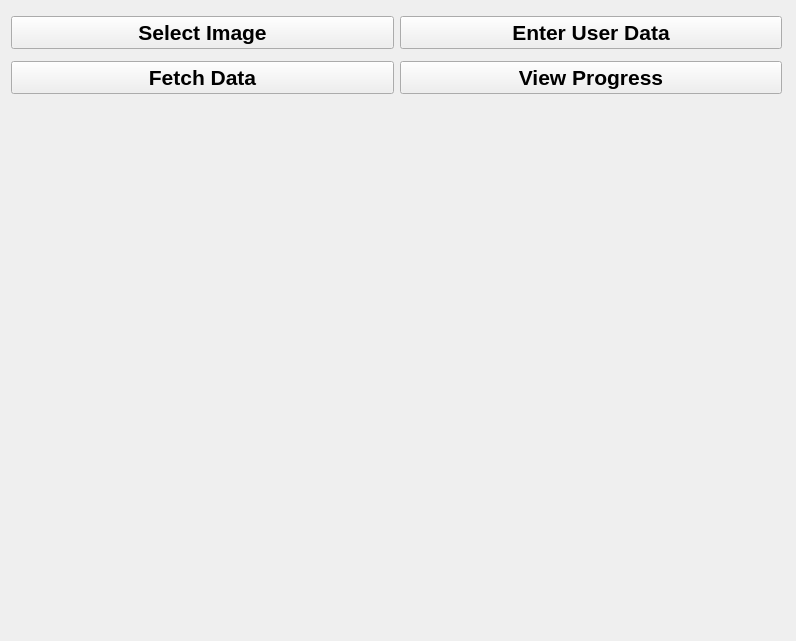
<?xml version="1.0" encoding="UTF-8"?>
<ui version="4.0">
 <class>MainWindow</class>
 <widget class="QMainWindow" name="MainWindow">
  <property name="geometry">
   <rect>
    <x>0</x>
    <y>0</y>
    <width>796</width>
    <height>641</height>
   </rect>
  </property>
  <property name="windowTitle">
   <string>MainWindow</string>
  </property>
  <widget class="QWidget" name="centralwidget">
   <widget class="QLabel" name="image_label">
    <property name="geometry">
     <rect>
      <x>-10</x>
      <y>110</y>
      <width>811</width>
      <height>541</height>
     </rect>
    </property>
    <property name="font">
     <font>
      <pointsize>16</pointsize>
      <bold>true</bold>
     </font>
    </property>
    <property name="text">
     <string/>
    </property>
    <property name="alignment">
     <set>Qt::AlignCenter</set>
    </property>
   </widget>
   <widget class="QWidget" name="layoutWidget">
    <property name="geometry">
     <rect>
      <x>11</x>
      <y>10</y>
      <width>771</width>
      <height>91</height>
     </rect>
    </property>
    <layout class="QHBoxLayout" name="horizontalLayout">
     <item>
      <layout class="QVBoxLayout" name="verticalLayout">
       <item>
        <widget class="QPushButton" name="select_img_btn">
         <property name="font">
          <font>
           <pointsize>16</pointsize>
           <bold>true</bold>
          </font>
         </property>
         <property name="cursor">
          <cursorShape>PointingHandCursor</cursorShape>
         </property>
         <property name="text">
          <string>Select Image</string>
         </property>
        </widget>
       </item>
       <item>
        <widget class="QPushButton" name="fetch_data_btn">
         <property name="font">
          <font>
           <pointsize>16</pointsize>
           <bold>true</bold>
          </font>
         </property>
         <property name="cursor">
          <cursorShape>PointingHandCursor</cursorShape>
         </property>
         <property name="text">
          <string>Fetch Data</string>
         </property>
        </widget>
       </item>
      </layout>
     </item>
     <item>
      <layout class="QVBoxLayout" name="verticalLayout_2">
       <item>
        <widget class="QPushButton" name="enter_user_data_btn">
         <property name="font">
          <font>
           <pointsize>16</pointsize>
           <bold>true</bold>
          </font>
         </property>
         <property name="cursor">
          <cursorShape>PointingHandCursor</cursorShape>
         </property>
         <property name="text">
          <string>Enter User Data</string>
         </property>
        </widget>
       </item>
       <item>
        <widget class="QPushButton" name="view_progress_btn">
         <property name="font">
          <font>
           <pointsize>16</pointsize>
           <bold>true</bold>
          </font>
         </property>
         <property name="cursor">
          <cursorShape>PointingHandCursor</cursorShape>
         </property>
         <property name="text">
          <string>View Progress</string>
         </property>
        </widget>
       </item>
      </layout>
     </item>
    </layout>
   </widget>
  </widget>
 </widget>
 <resources/>
 <connections/>
</ui>
